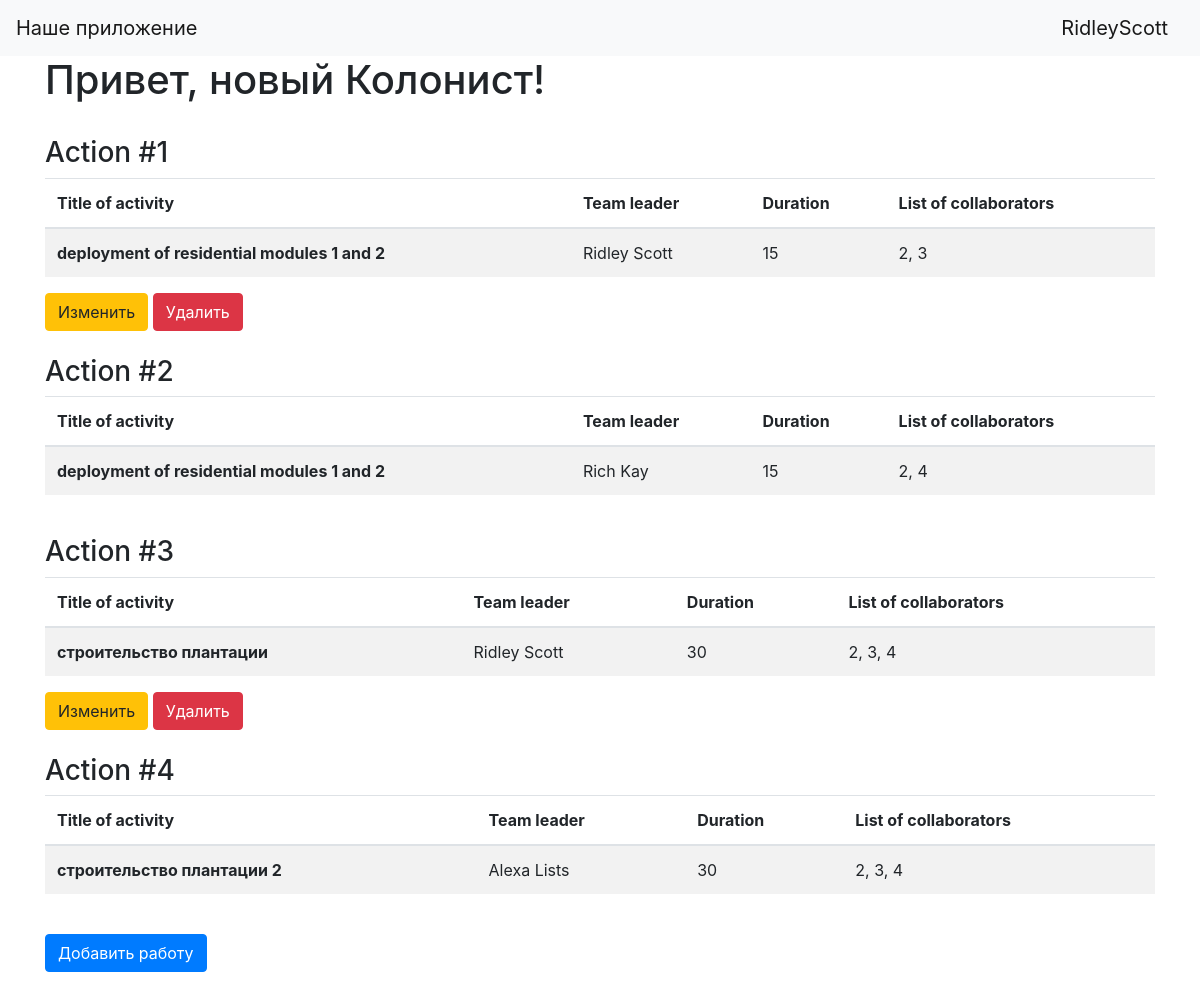
Page /index (signed in) on the committed database.
### data/users.py (models this page shows, shortened)
class User(SqlAlchemyBase, UserMixin, SerializerMixin):
    __tablename__ = 'users'
    id = sqlalchemy.Column(sqlalchemy.Integer,
                           primary_key=True, autoincrement=True)
    surname = sqlalchemy.Column(sqlalchemy.String, nullable=True)
    name = sqlalchemy.Column(sqlalchemy.String, nullable=True)
    age = sqlalchemy.Column(sqlalchemy.Integer, nullable=True)
    position = sqlalchemy.Column(sqlalchemy.String, nullable=True)
    speciality = sqlalchemy.Column(sqlalchemy.String, nullable=True)
    address = sqlalchemy.Column(sqlalchemy.String, nullable=True)
    city_from = sqlalchemy.Column(sqlalchemy.String, nullable=True)
    email = sqlalchemy.Column(sqlalchemy.String,
                              index=True, unique=True, nullable=True)
    hashed_password = sqlalchemy.Column(sqlalchemy.String, nullable=True)
    modified_date = sqlalchemy.Column(sqlalchemy.DateTime,
                                      default=datetime.datetime.now)
    jobs = orm.relation("Jobs", back_populates='user')

### data/jobs.py (models this page shows)
class Jobs(SqlAlchemyBase, SerializerMixin):
    __tablename__ = 'jobs'
    user = orm.relation('User')
    id = sqlalchemy.Column(sqlalchemy.Integer,
                           primary_key=True, autoincrement=True)
    team_leader = sqlalchemy.Column(sqlalchemy.Integer,
                                    sqlalchemy.ForeignKey("users.id"))
    job = sqlalchemy.Column(sqlalchemy.String, nullable=True)
    work_size = sqlalchemy.Column(sqlalchemy.Integer, nullable=True)
    collaborators = sqlalchemy.Column(sqlalchemy.String, nullable=True)
    start_date = sqlalchemy.Column(sqlalchemy.DateTime,
                                   default=datetime.datetime.now, nullable=True)
    end_date = sqlalchemy.Column(sqlalchemy.String, nullable=True, default='')
    is_finished = sqlalchemy.Column(sqlalchemy.Boolean, default=False)

### main.py (the view)
@app.route('/')
@app.route('/index')
def index():
    user = "новый Колонист"
    db_sess = create_session()
    jobs = db_sess.query(Jobs).all()
    ind = [el.team_leader for el in jobs]
    team_leaders_names = []
    for indx in ind:
        use = db_sess.query(User).filter(User.id == indx).first()
        team_leaders_names.append(use.name + ' ' + use.surname)
    return render_template('index.html', title='Домашняя страница',
                           username=user, jobs=jobs, names=team_leaders_names)

### data/db_session.py (called while the page is built)
def create_session() -> Session:
    global __factory
    return __factory

### main.py (called while the page is built)
@login_manager.user_loader
def load_user(user_id):
    db_sess = create_session()
    return db_sess.query(User).get(user_id)

### templates/index.html
{% extends "base.html" %}
{% block content %}
    <h1>Привет, {{ username }}!</h1><br>
    {% if current_user.is_authenticated %}
    {% set a = 0 %}
    {% for item in jobs %}
        <h3>Action #{{loop.index}}</h3>
        <table class="table table-striped">
  <thead>
    <tr>
      <th scope="col">Title of activity</th>
      <th scope="col">Team leader</th>
      <th scope="col">Duration</th>
      <th scope="col">List of collaborators</th>
    </tr>
  </thead>
  <tbody>
    <tr>
      <th scope="row">{{item.job}}</th>
      <td>{{names[loop.index - 1]}}</td>
      <td>{{item.work_size}}</td>
      <td>{{item.collaborators}}</td>
    </tr>
  </tbody>
</table>
{% if current_user.is_authenticated and current_user == item.user %}
    <div>
        <a href="/jobs/{{ item.id }}" class="btn btn-warning">
            Изменить
        </a>
        <a href="/jobs_delete/{{ item.id }}" class="btn btn-danger">
            Удалить
        </a>
    </div>
{% endif %}
<br>
    {% endfor %}
    <p>
        <a class="btn btn-primary " href="/addjob">Добавить работу</a>
    </p>
{% endif %}
{% endblock %}

### templates/base.html (shortened to what this page needs)
<!doctype html>
<html lang="en">
<head>
    <link rel="stylesheet"
          href="https://stackpath.bootstrapcdn.com/bootstrap/4.4.1/css/bootstrap.min.css"
>
</head>
<body>
<header>
    <nav class="navbar navbar-light bg-light">
        <a class="navbar-brand" href="#">Наше приложение</a>
        {% if current_user.is_authenticated %}
    <a class="navbar-brand" href="/logout">{{ current_user.name + current_user.surname}}</a>
{% else %}
    <p>
        <a class="btn btn-primary " href="/register">Зарегистрироваться</a>
        <a class="btn btn-success" href="/login">Войти</a>
    </p>
{% endif %}
    </nav>
</header>
<main role="main" class="container">
    {% block content %}{% endblock %}
</main>
</body>
</html>

### rows in the picture
User: current_user.name+current_user.surname "RidleyScott"
Jobs: job "deployment of residential modules 1 and 2", names "Ridley Scott", work_size "15", collaborators "2, 3"
Jobs: job "deployment of residential modules 1 and 2", names "Rich Kay", work_size "15", collaborators "2, 4"
Jobs: job "строительство плантации", names "Ridley Scott", work_size "30", collaborators "2, 3, 4"
Jobs: job "строительство плантации 2", names "Alexa Lists", work_size "30", collaborators "2, 3, 4"

### other values in the picture
{{ username }} "новый Колонист"
